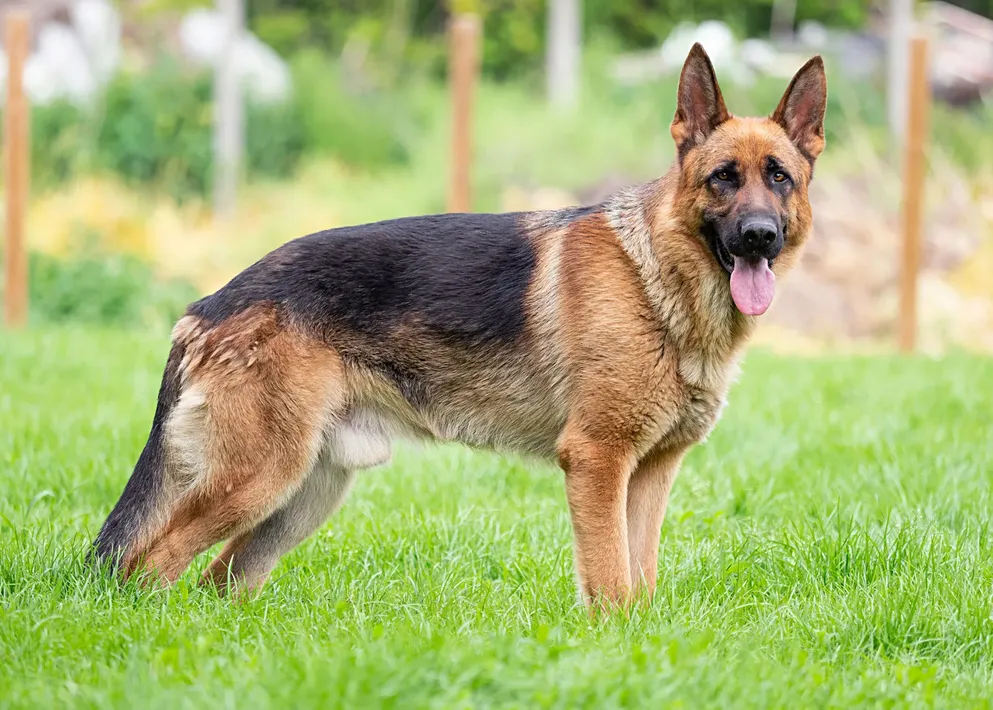
#> input picture test_image.webp, 993 x 710 px, shrunk from 1600 x 1144 before the run
$ python main.py
#> lines starting #> are read from the running program, lines starting #| are printed output that depends on the picture
#> in load_image, image is the input picture: shape (710, 993, 3); mean B, G, R 115.5, 178.1, 166.5
#> in load_image, `img=cv2.cvtColor(image,cv2.COLOR_BGR2GRAY)`:
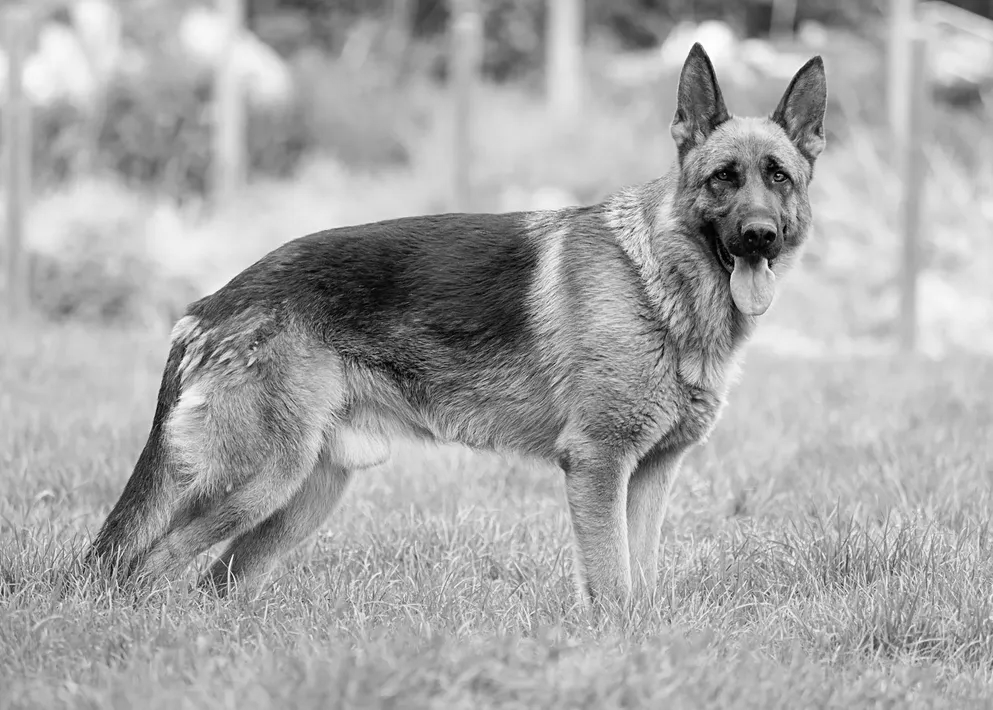
#> img: shape (710, 993); min 0, max 255, mean 167.5
### utils/padding.py
import cv2
import numpy as np

def zero_padding(image,filter_size):
    '''
    :param image:
    :return: padded image
    '''
#> called with filter_size = 7
    array=np.array(image)
    h,w=array.shape[0],array.shape[1]
#> h = 710; w = 993
    padding_req=int((filter_size-1)/2)
    padded_h,padded_w=h+2*padding_req,w+2*padding_req
#> padded_h = 716; padded_w = 999
    padded_image=np.ones((padded_h,padded_w),dtype=array.dtype)
    padded_image[padding_req:padding_req + h, padding_req:padding_req + w] = array
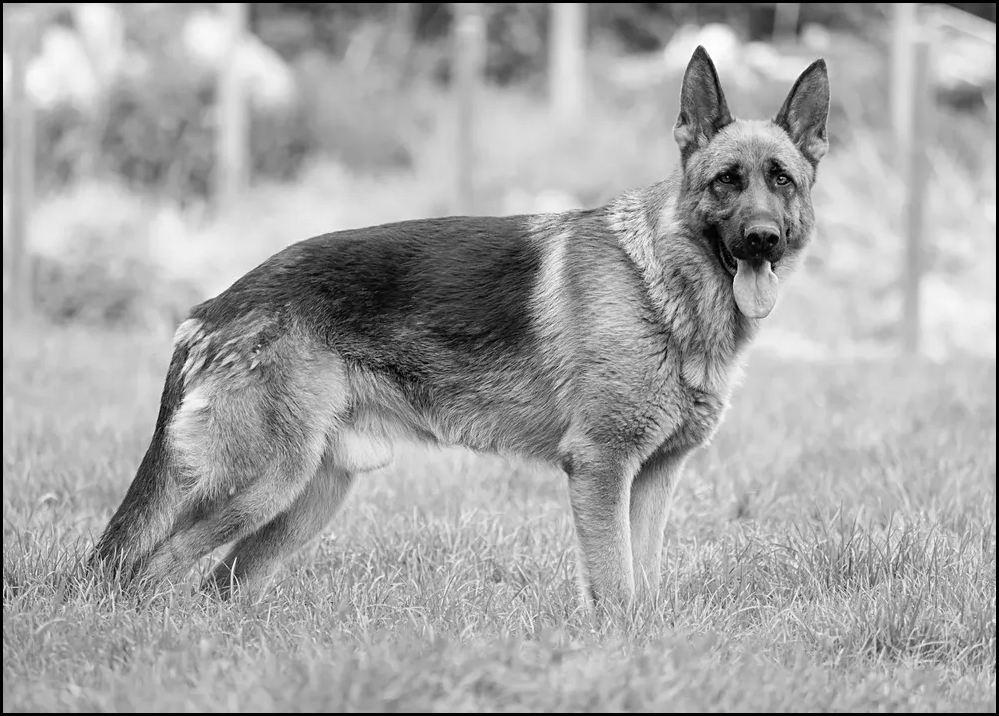
#> padded_image: shape (716, 999); min 0, max 255, mean 165.1
    #print(padded_image.shape)
    return padded_image

### utils/convolution.py
import numpy as np
import cv2

def conv(image):
    '''
    :param image:
    :return:convolved image
    '''
    kernel = np.array([[-1, 0, 1],
                       [-1, 0, 1],
                       [-1, 0, 1]], dtype=np.float32)

    kernel = kernel / np.sum(np.abs(kernel)) if np.sum(np.abs(kernel)) != 0 else kernel
    convolved_img = cv2.filter2D(image, -1, kernel)
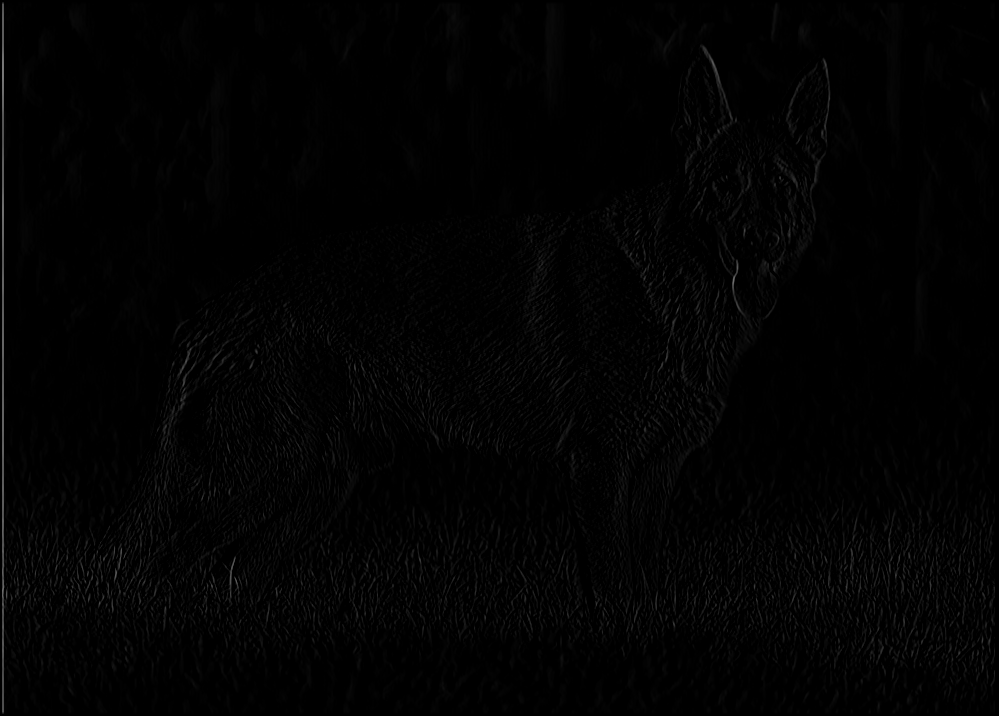
#> convolved_img: shape (716, 999); min 0, max 121, mean 2.4

    return convolved_img

### main.py
import cv2
from utils.padding import zero_padding
from utils.convolution import conv
import matplotlib.pyplot as plt
import numpy as np
path='./test_image.webp'
def padding (path):
    '''
    :param image: np array
    :return: same padded np array
    '''
    image=load_image(path)
    padded_image=zero_padding(image,7)
    return padded_image

def convolution(image):
    conv_image=conv(image)
    show_image(conv_image)
def load_image(path):
    '''
    :param path: image path
    :return: image
    '''
    image = cv2.imread(path)
    img=cv2.cvtColor(image,cv2.COLOR_BGR2GRAY)
    return img

def show_image(image: object) -> object:
    '''
   :param image:image np array
    :return: show image
    '''
    cv2.imshow('imahge',image)
    cv2.waitKey(0)
    cv2.destroyAllWindows()

image=padding('./test_image.webp')
convolved_img=convolution(image)
show_image(convolved_img)
